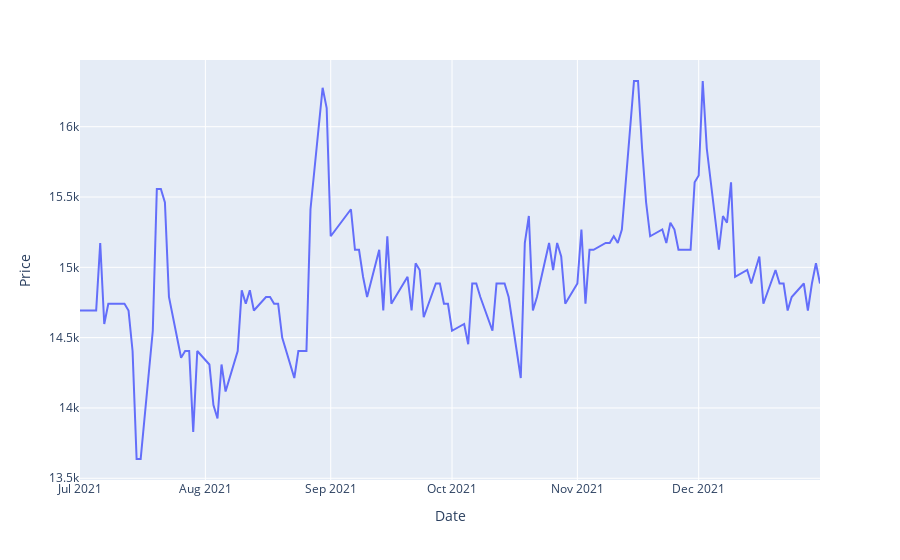

Notebook code for this chart:
### Code cell
fig = px.line(VPS,x = VPS['Date'], y= VPS['Price'])
fig.show()

### Figure 1 — Plotly figure (JSON) as saved in the notebook; plotly's stock layout.template omitted (floating-point values rounded to 4 significant figures; data arrays with more than 128 entries replaced by an {"elided": "..."} marker saying what was removed)
{"data": [{"hovertemplate": "Date=%{x}<br>Price=%{y}<extra></extra>", "legendgroup": "", "line": {"color": "#636efa", "dash": "solid"}, "marker": {"symbol": "circle"}, "mode": "lines", "name": "", "orientation": "v", "showlegend": false, "type": "scatter", "x": {"elided": "130 str values"}, "xaxis": "x", "y": {"elided": "130 int values"}, "yaxis": "y"}], "layout": {"legend": {"tracegroupgap": 0}, "margin": {"t": 60}, "xaxis": {"anchor": "y", "domain": [0, 1], "title": {"text": "Date"}}, "yaxis": {"anchor": "x", "domain": [0, 1], "title": {"text": "Price"}}}}
